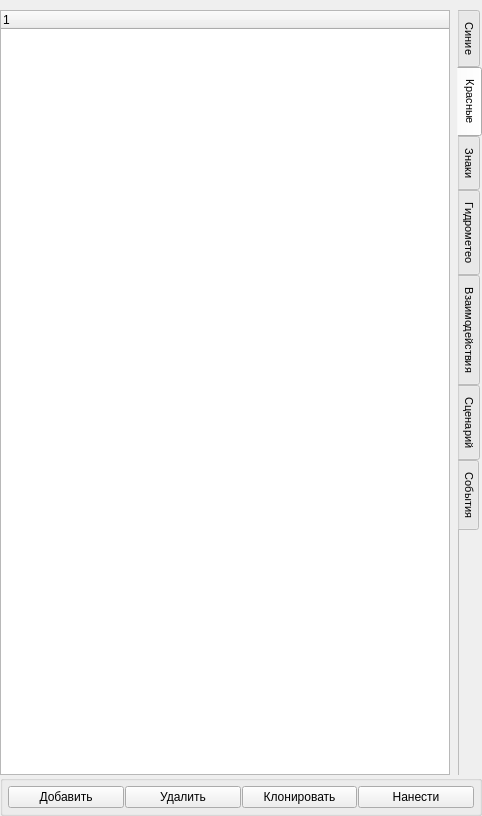
<?xml version="1.0" encoding="UTF-8"?>
<ui version="4.0">
 <class>ScenarioEditor</class>
 <widget class="QWidget" name="ScenarioEditor">
  <property name="geometry">
   <rect>
    <x>0</x>
    <y>0</y>
    <width>482</width>
    <height>816</height>
   </rect>
  </property>
  <layout class="QVBoxLayout" name="verticalLayout">
   <property name="spacing">
    <number>0</number>
   </property>
   <property name="leftMargin">
    <number>0</number>
   </property>
   <property name="topMargin">
    <number>10</number>
   </property>
   <property name="rightMargin">
    <number>0</number>
   </property>
   <property name="bottomMargin">
    <number>0</number>
   </property>
   <item>
    <layout class="QHBoxLayout" name="horizontalLayout">
     <property name="spacing">
      <number>2</number>
     </property>
     <item>
      <layout class="QVBoxLayout" name="vlTab">
       <item>
        <widget class="QTreeWidget" name="treeWidget">
         <property name="maximumSize">
          <size>
           <width>16777215</width>
           <height>16777215</height>
          </size>
         </property>
         <column>
          <property name="text">
           <string notr="true">1</string>
          </property>
         </column>
        </widget>
       </item>
      </layout>
     </item>
     <item>
      <widget class="QTabWidget" name="tabWScenarioElements">
       <property name="maximumSize">
        <size>
         <width>30</width>
         <height>16777215</height>
        </size>
       </property>
       <property name="font">
        <font>
         <pointsize>8</pointsize>
         <kerning>true</kerning>
        </font>
       </property>
       <property name="tabPosition">
        <enum>QTabWidget::East</enum>
       </property>
       <property name="tabShape">
        <enum>QTabWidget::Rounded</enum>
       </property>
       <property name="currentIndex">
        <number>1</number>
       </property>
       <property name="elideMode">
        <enum>Qt::ElideLeft</enum>
       </property>
       <property name="usesScrollButtons">
        <bool>true</bool>
       </property>
       <property name="documentMode">
        <bool>true</bool>
       </property>
       <property name="tabBarAutoHide">
        <bool>false</bool>
       </property>
       <widget class="QWidget" name="twiEnemy">
        <attribute name="title">
         <string>Синие</string>
        </attribute>
       </widget>
       <widget class="QWidget" name="twiOur">
        <attribute name="title">
         <string>Красные</string>
        </attribute>
       </widget>
       <widget class="QWidget" name="twFeature">
        <attribute name="title">
         <string>Знаки</string>
        </attribute>
       </widget>
       <widget class="QWidget" name="tab">
        <attribute name="title">
         <string>Гидрометео</string>
        </attribute>
       </widget>
       <widget class="QWidget" name="tabInteraction">
        <attribute name="title">
         <string>Взаимодействия</string>
        </attribute>
       </widget>
       <widget class="QWidget" name="twiScenario">
        <attribute name="title">
         <string>Сценарий</string>
        </attribute>
       </widget>
       <widget class="QWidget" name="twLog">
        <attribute name="title">
         <string>События</string>
        </attribute>
       </widget>
      </widget>
     </item>
    </layout>
   </item>
   <item>
    <widget class="QGroupBox" name="groupBox">
     <layout class="QVBoxLayout" name="verticalLayout_2" stretch="0">
      <property name="spacing">
       <number>1</number>
      </property>
      <property name="leftMargin">
       <number>0</number>
      </property>
      <property name="topMargin">
       <number>0</number>
      </property>
      <property name="rightMargin">
       <number>0</number>
      </property>
      <property name="bottomMargin">
       <number>0</number>
      </property>
      <item>
       <layout class="QGridLayout" name="gridLayout">
        <property name="leftMargin">
         <number>5</number>
        </property>
        <property name="topMargin">
         <number>5</number>
        </property>
        <property name="rightMargin">
         <number>5</number>
        </property>
        <property name="bottomMargin">
         <number>5</number>
        </property>
        <item row="0" column="2">
         <widget class="QPushButton" name="cloneButton">
          <property name="text">
           <string>Клонировать</string>
          </property>
         </widget>
        </item>
        <item row="0" column="1">
         <widget class="QPushButton" name="removeButton">
          <property name="text">
           <string>Удалить</string>
          </property>
         </widget>
        </item>
        <item row="0" column="0">
         <widget class="QPushButton" name="addButton">
          <property name="text">
           <string>Добавить</string>
          </property>
         </widget>
        </item>
        <item row="0" column="3">
         <widget class="QPushButton" name="setButton">
          <property name="text">
           <string>Нанести</string>
          </property>
         </widget>
        </item>
       </layout>
      </item>
     </layout>
    </widget>
   </item>
  </layout>
 </widget>
 <resources/>
 <connections/>
</ui>
